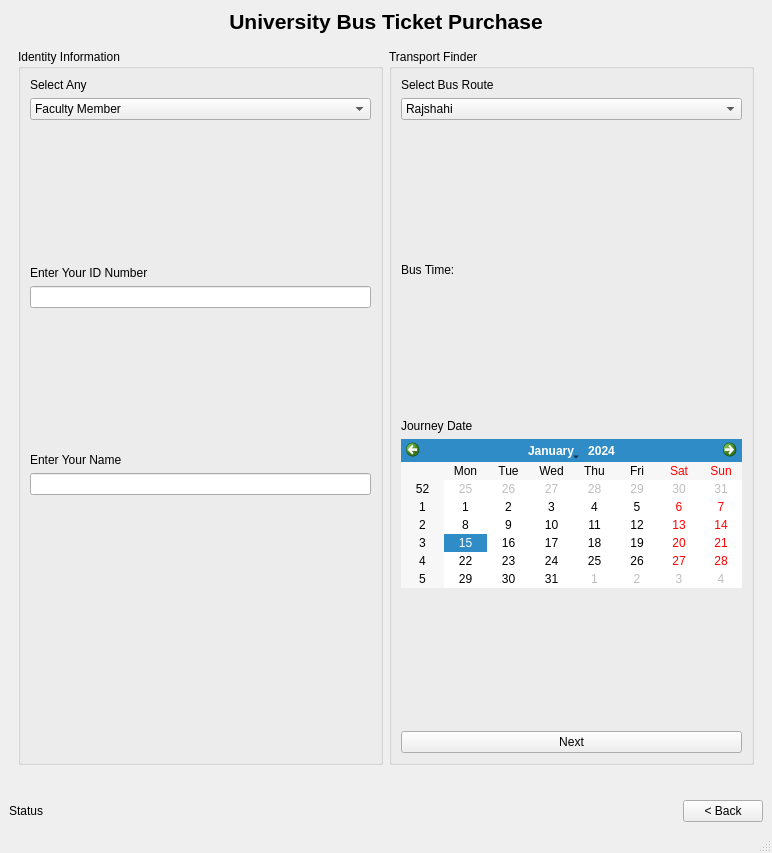
<?xml version="1.0" encoding="UTF-8"?>
<ui version="4.0">
 <class>MainWindow</class>
 <widget class="QMainWindow" name="MainWindow">
  <property name="geometry">
   <rect>
    <x>0</x>
    <y>0</y>
    <width>772</width>
    <height>853</height>
   </rect>
  </property>
  <property name="windowTitle">
   <string>MainWindow</string>
  </property>
  <widget class="QWidget" name="centralwidget">
   <layout class="QGridLayout" name="gridLayout">
    <item row="4" column="0">
     <widget class="QLabel" name="status_label">
      <property name="text">
       <string>Status</string>
      </property>
     </widget>
    </item>
    <item row="4" column="1">
     <widget class="QPushButton" name="back_btn">
      <property name="text">
       <string>&lt; Back</string>
      </property>
     </widget>
    </item>
    <item row="1" column="0" colspan="2">
     <widget class="QStackedWidget" name="ticket_purchase">
      <property name="currentIndex">
       <number>0</number>
      </property>
      <widget class="QWidget" name="RouteSearch">
       <layout class="QHBoxLayout" name="horizontalLayout">
        <item>
         <widget class="QGroupBox" name="identity_info_box">
          <property name="title">
           <string>Identity Information</string>
          </property>
          <layout class="QGridLayout" name="gridLayout_2">
           <item row="7" column="0">
            <widget class="QLineEdit" name="name_line_edit"/>
           </item>
           <item row="8" column="0">
            <spacer name="verticalSpacer">
             <property name="orientation">
              <enum>Qt::Vertical</enum>
             </property>
             <property name="sizeHint" stdset="0">
              <size>
               <width>20</width>
               <height>258</height>
              </size>
             </property>
            </spacer>
           </item>
           <item row="2" column="0">
            <spacer name="verticalSpacer_3">
             <property name="orientation">
              <enum>Qt::Vertical</enum>
             </property>
             <property name="sizeHint" stdset="0">
              <size>
               <width>20</width>
               <height>40</height>
              </size>
             </property>
            </spacer>
           </item>
           <item row="1" column="0">
            <widget class="QComboBox" name="identity_selector">
             <item>
              <property name="text">
               <string>Faculty Member</string>
              </property>
             </item>
             <item>
              <property name="text">
               <string>Student</string>
              </property>
             </item>
             <item>
              <property name="text">
               <string>Office Staff</string>
              </property>
             </item>
            </widget>
           </item>
           <item row="6" column="0">
            <widget class="QLabel" name="name_label">
             <property name="text">
              <string>Enter Your Name</string>
             </property>
            </widget>
           </item>
           <item row="5" column="0">
            <spacer name="verticalSpacer_4">
             <property name="orientation">
              <enum>Qt::Vertical</enum>
             </property>
             <property name="sizeHint" stdset="0">
              <size>
               <width>20</width>
               <height>40</height>
              </size>
             </property>
            </spacer>
           </item>
           <item row="4" column="0">
            <widget class="QLineEdit" name="id_line_edit"/>
           </item>
           <item row="0" column="0">
            <widget class="QLabel" name="identity_select_label">
             <property name="text">
              <string>Select Any</string>
             </property>
            </widget>
           </item>
           <item row="3" column="0">
            <widget class="QLabel" name="id_num_label">
             <property name="text">
              <string>Enter Your ID Number</string>
             </property>
            </widget>
           </item>
          </layout>
         </widget>
        </item>
        <item>
         <widget class="QGroupBox" name="transport_finder_box">
          <property name="title">
           <string>Transport Finder</string>
          </property>
          <layout class="QGridLayout" name="gridLayout_4">
           <item row="0" column="0">
            <widget class="QLabel" name="bus_route_selector_label">
             <property name="text">
              <string>Select Bus Route</string>
             </property>
            </widget>
           </item>
           <item row="6" column="0">
            <widget class="QCalendarWidget" name="date_selector"/>
           </item>
           <item row="5" column="0">
            <widget class="QLabel" name="journey_date_label">
             <property name="text">
              <string>Journey Date</string>
             </property>
            </widget>
           </item>
           <item row="7" column="0">
            <spacer name="verticalSpacer_6">
             <property name="orientation">
              <enum>Qt::Vertical</enum>
             </property>
             <property name="sizeHint" stdset="0">
              <size>
               <width>20</width>
               <height>40</height>
              </size>
             </property>
            </spacer>
           </item>
           <item row="4" column="0">
            <spacer name="verticalSpacer_5">
             <property name="orientation">
              <enum>Qt::Vertical</enum>
             </property>
             <property name="sizeHint" stdset="0">
              <size>
               <width>20</width>
               <height>40</height>
              </size>
             </property>
            </spacer>
           </item>
           <item row="3" column="0">
            <widget class="QLabel" name="bus_time_label">
             <property name="text">
              <string>&lt;html&gt;&lt;head/&gt;&lt;body&gt;&lt;p&gt;Bus Time:&lt;/p&gt;&lt;/body&gt;&lt;/html&gt;</string>
             </property>
            </widget>
           </item>
           <item row="1" column="0">
            <widget class="QComboBox" name="route_selector">
             <item>
              <property name="text">
               <string>Rajshahi</string>
              </property>
             </item>
             <item>
              <property name="text">
               <string>Naogaon</string>
              </property>
             </item>
             <item>
              <property name="text">
               <string>Bogura</string>
              </property>
             </item>
             <item>
              <property name="text">
               <string>Natore</string>
              </property>
             </item>
             <item>
              <property name="text">
               <string>Pabna</string>
              </property>
             </item>
             <item>
              <property name="text">
               <string>Rangpur</string>
              </property>
             </item>
             <item>
              <property name="text">
               <string>Tangail</string>
              </property>
             </item>
            </widget>
           </item>
           <item row="8" column="0">
            <widget class="QPushButton" name="route_confirm_btn">
             <property name="text">
              <string>Next</string>
             </property>
            </widget>
           </item>
           <item row="2" column="0">
            <spacer name="verticalSpacer_7">
             <property name="orientation">
              <enum>Qt::Vertical</enum>
             </property>
             <property name="sizeHint" stdset="0">
              <size>
               <width>20</width>
               <height>40</height>
              </size>
             </property>
            </spacer>
           </item>
          </layout>
         </widget>
        </item>
       </layout>
      </widget>
      <widget class="QWidget" name="DataEntry">
       <layout class="QGridLayout" name="gridLayout_3">
        <item row="2" column="0">
         <widget class="QLabel" name="bus_seat_label">
          <property name="minimumSize">
           <size>
            <width>330</width>
            <height>60</height>
           </size>
          </property>
          <property name="maximumSize">
           <size>
            <width>330</width>
            <height>60</height>
           </size>
          </property>
          <property name="text">
           <string/>
          </property>
         </widget>
        </item>
        <item row="0" column="0">
         <widget class="QGroupBox" name="seat_box">
          <property name="title">
           <string>Select Your Desired Seat</string>
          </property>
          <layout class="QGridLayout" name="gridLayout_5">
           <item row="4" column="0">
            <widget class="QCheckBox" name="e1">
             <property name="text">
              <string>E1</string>
             </property>
            </widget>
           </item>
           <item row="1" column="0">
            <widget class="QCheckBox" name="b1">
             <property name="text">
              <string>B1</string>
             </property>
            </widget>
           </item>
           <item row="7" column="0">
            <widget class="QCheckBox" name="g1">
             <property name="text">
              <string>G1</string>
             </property>
            </widget>
           </item>
           <item row="3" column="2">
            <widget class="QCheckBox" name="d3">
             <property name="text">
              <string>D3</string>
             </property>
            </widget>
           </item>
           <item row="9" column="1">
            <widget class="QCheckBox" name="i2">
             <property name="text">
              <string>I2</string>
             </property>
            </widget>
           </item>
           <item row="4" column="2">
            <widget class="QCheckBox" name="e3">
             <property name="text">
              <string>E3</string>
             </property>
            </widget>
           </item>
           <item row="2" column="1">
            <widget class="QCheckBox" name="c2">
             <property name="text">
              <string>C2</string>
             </property>
            </widget>
           </item>
           <item row="8" column="0">
            <widget class="QCheckBox" name="h1">
             <property name="text">
              <string>H1</string>
             </property>
            </widget>
           </item>
           <item row="6" column="3">
            <widget class="QCheckBox" name="f4">
             <property name="text">
              <string>F4</string>
             </property>
            </widget>
           </item>
           <item row="6" column="0">
            <widget class="QCheckBox" name="f1">
             <property name="text">
              <string>F1</string>
             </property>
            </widget>
           </item>
           <item row="3" column="1">
            <widget class="QCheckBox" name="d2">
             <property name="text">
              <string>D2</string>
             </property>
            </widget>
           </item>
           <item row="8" column="1">
            <widget class="QCheckBox" name="h2">
             <property name="text">
              <string>H2</string>
             </property>
            </widget>
           </item>
           <item row="0" column="0">
            <widget class="QCheckBox" name="a1">
             <property name="text">
              <string>A1</string>
             </property>
            </widget>
           </item>
           <item row="6" column="1">
            <widget class="QCheckBox" name="f2">
             <property name="text">
              <string>F2</string>
             </property>
            </widget>
           </item>
           <item row="0" column="1">
            <widget class="QCheckBox" name="a2">
             <property name="text">
              <string>A2</string>
             </property>
            </widget>
           </item>
           <item row="10" column="0">
            <widget class="QCheckBox" name="j1">
             <property name="text">
              <string>J1</string>
             </property>
            </widget>
           </item>
           <item row="4" column="3">
            <widget class="QCheckBox" name="e4">
             <property name="text">
              <string>E4</string>
             </property>
            </widget>
           </item>
           <item row="3" column="3">
            <widget class="QCheckBox" name="d4">
             <property name="text">
              <string>D4</string>
             </property>
            </widget>
           </item>
           <item row="10" column="2">
            <widget class="QCheckBox" name="j3">
             <property name="text">
              <string>J3</string>
             </property>
            </widget>
           </item>
           <item row="0" column="3">
            <widget class="QCheckBox" name="a4">
             <property name="text">
              <string>A4</string>
             </property>
            </widget>
           </item>
           <item row="8" column="3">
            <widget class="QCheckBox" name="h4">
             <property name="text">
              <string>H4</string>
             </property>
            </widget>
           </item>
           <item row="7" column="1">
            <widget class="QCheckBox" name="g2">
             <property name="text">
              <string>G2</string>
             </property>
            </widget>
           </item>
           <item row="10" column="3">
            <widget class="QCheckBox" name="j4">
             <property name="text">
              <string>J4</string>
             </property>
            </widget>
           </item>
           <item row="1" column="2">
            <widget class="QCheckBox" name="b3">
             <property name="text">
              <string>B3</string>
             </property>
            </widget>
           </item>
           <item row="7" column="2">
            <widget class="QCheckBox" name="g3">
             <property name="text">
              <string>G3</string>
             </property>
            </widget>
           </item>
           <item row="1" column="1">
            <widget class="QCheckBox" name="b2">
             <property name="text">
              <string>B2</string>
             </property>
            </widget>
           </item>
           <item row="7" column="3">
            <widget class="QCheckBox" name="g4">
             <property name="text">
              <string>G4</string>
             </property>
            </widget>
           </item>
           <item row="2" column="3">
            <widget class="QCheckBox" name="c4">
             <property name="text">
              <string>C4</string>
             </property>
            </widget>
           </item>
           <item row="9" column="2">
            <widget class="QCheckBox" name="i3">
             <property name="text">
              <string>I3</string>
             </property>
            </widget>
           </item>
           <item row="2" column="2">
            <widget class="QCheckBox" name="c3">
             <property name="text">
              <string>C3</string>
             </property>
            </widget>
           </item>
           <item row="10" column="1">
            <widget class="QCheckBox" name="j2">
             <property name="text">
              <string>J2</string>
             </property>
            </widget>
           </item>
           <item row="6" column="2">
            <widget class="QCheckBox" name="f3">
             <property name="text">
              <string>F3</string>
             </property>
            </widget>
           </item>
           <item row="1" column="3">
            <widget class="QCheckBox" name="b4">
             <property name="text">
              <string>B4</string>
             </property>
            </widget>
           </item>
           <item row="0" column="2">
            <widget class="QCheckBox" name="a3">
             <property name="text">
              <string>A3</string>
             </property>
            </widget>
           </item>
           <item row="9" column="0">
            <widget class="QCheckBox" name="i1">
             <property name="text">
              <string>I1</string>
             </property>
            </widget>
           </item>
           <item row="3" column="0">
            <widget class="QCheckBox" name="d1">
             <property name="text">
              <string>D1</string>
             </property>
            </widget>
           </item>
           <item row="2" column="0">
            <widget class="QCheckBox" name="c1">
             <property name="text">
              <string>C1</string>
             </property>
            </widget>
           </item>
           <item row="9" column="3">
            <widget class="QCheckBox" name="i4">
             <property name="text">
              <string>I4</string>
             </property>
            </widget>
           </item>
           <item row="4" column="1">
            <widget class="QCheckBox" name="e2">
             <property name="text">
              <string>E2</string>
             </property>
            </widget>
           </item>
           <item row="8" column="2">
            <widget class="QCheckBox" name="h3">
             <property name="text">
              <string>H3</string>
             </property>
            </widget>
           </item>
           <item row="5" column="1">
            <spacer name="horizontalSpacer">
             <property name="orientation">
              <enum>Qt::Horizontal</enum>
             </property>
             <property name="sizeType">
              <enum>QSizePolicy::Expanding</enum>
             </property>
             <property name="sizeHint" stdset="0">
              <size>
               <width>30</width>
               <height>20</height>
              </size>
             </property>
            </spacer>
           </item>
          </layout>
         </widget>
        </item>
        <item row="0" column="1" rowspan="3">
         <widget class="QGroupBox" name="purchase_details_box">
          <property name="title">
           <string>Purchase Details</string>
          </property>
          <layout class="QGridLayout" name="gridLayout_6">
           <item row="3" column="0">
            <widget class="QPushButton" name="payment_proceed_btn">
             <property name="text">
              <string>Proceed to Pay</string>
             </property>
            </widget>
           </item>
           <item row="2" column="0">
            <widget class="QComboBox" name="payment_method_selector">
             <item>
              <property name="text">
               <string>bKash</string>
              </property>
             </item>
             <item>
              <property name="text">
               <string>Nagad</string>
              </property>
             </item>
             <item>
              <property name="text">
               <string>Card Payment</string>
              </property>
             </item>
            </widget>
           </item>
           <item row="0" column="0">
            <widget class="QTextBrowser" name="purchase_details"/>
           </item>
           <item row="1" column="0">
            <widget class="QLabel" name="payment_label">
             <property name="text">
              <string>Select Payment Method</string>
             </property>
            </widget>
           </item>
          </layout>
         </widget>
        </item>
        <item row="1" column="0">
         <widget class="QPushButton" name="seat_confirm_btn">
          <property name="text">
           <string>Select</string>
          </property>
         </widget>
        </item>
       </layout>
      </widget>
      <widget class="QWidget" name="Payment">
       <layout class="QGridLayout" name="gridLayout_7">
        <item row="2" column="0">
         <widget class="QPushButton" name="print_btn">
          <property name="text">
           <string>Print Ticket</string>
          </property>
         </widget>
        </item>
        <item row="1" column="0">
         <widget class="QGroupBox" name="Confirm_box">
          <property name="title">
           <string>Confirmation</string>
          </property>
          <layout class="QGridLayout" name="gridLayout_11">
           <item row="0" column="0">
            <widget class="QLabel" name="confirmation_label">
             <property name="text">
              <string>&lt;html&gt;&lt;head/&gt;&lt;body&gt;&lt;p align=&quot;center&quot;&gt;&lt;span style=&quot; font-weight:700;&quot;&gt;Congratulations! You can print your ticket now. &lt;/span&gt;&lt;/p&gt;&lt;/body&gt;&lt;/html&gt;</string>
             </property>
            </widget>
           </item>
           <item row="1" column="0">
            <widget class="QTextBrowser" name="ticket_viewer"/>
           </item>
          </layout>
         </widget>
        </item>
        <item row="0" column="0">
         <widget class="QGroupBox" name="payment_box">
          <property name="title">
           <string>Payment</string>
          </property>
          <layout class="QGridLayout" name="gridLayout_8">
           <item row="3" column="1">
            <widget class="QFrame" name="qr_code_box">
             <property name="frameShape">
              <enum>QFrame::StyledPanel</enum>
             </property>
             <property name="frameShadow">
              <enum>QFrame::Raised</enum>
             </property>
             <layout class="QGridLayout" name="gridLayout_9">
              <item row="0" column="0">
               <widget class="QLabel" name="qr_code_label">
                <property name="text">
                 <string>&lt;html&gt;&lt;head/&gt;&lt;body&gt;&lt;p align=&quot;center&quot;&gt;Scan the QR Code to Pay&lt;/p&gt;&lt;/body&gt;&lt;/html&gt;</string>
                </property>
               </widget>
              </item>
              <item row="1" column="0">
               <widget class="QTextBrowser" name="qr_code">
                <property name="html">
                 <string>&lt;!DOCTYPE HTML PUBLIC &quot;-//W3C//DTD HTML 4.0//EN&quot; &quot;http://www.w3.org/TR/REC-html40/strict.dtd&quot;&gt;
&lt;html&gt;&lt;head&gt;&lt;meta name=&quot;qrichtext&quot; content=&quot;1&quot; /&gt;&lt;meta charset=&quot;utf-8&quot; /&gt;&lt;style type=&quot;text/css&quot;&gt;
p, li { white-space: pre-wrap; }
hr { height: 1px; border-width: 0; }
li.unchecked::marker { content: &quot;\2610&quot;; }
li.checked::marker { content: &quot;\2612&quot;; }
&lt;/style&gt;&lt;/head&gt;&lt;body style=&quot; font-family:'YaHei Consolas Hybrid'; font-size:12pt; font-weight:400; font-style:normal;&quot;&gt;
&lt;p style=&quot; margin-top:0px; margin-bottom:0px; margin-left:0px; margin-right:0px; -qt-block-indent:0; text-indent:0px;&quot;&gt;&lt;img src=&quot;qr.png&quot; /&gt; &lt;/p&gt;&lt;/body&gt;&lt;/html&gt;</string>
                </property>
               </widget>
              </item>
             </layout>
            </widget>
           </item>
           <item row="3" column="0">
            <widget class="QFrame" name="manual_payment_box">
             <property name="frameShape">
              <enum>QFrame::StyledPanel</enum>
             </property>
             <property name="frameShadow">
              <enum>QFrame::Raised</enum>
             </property>
             <layout class="QGridLayout" name="gridLayout_10">
              <item row="5" column="0">
               <widget class="QPushButton" name="payment_pay_btn">
                <property name="text">
                 <string>Pay</string>
                </property>
               </widget>
              </item>
              <item row="2" column="0">
               <widget class="QLabel" name="payment_otp_label">
                <property name="text">
                 <string>OTP</string>
                </property>
               </widget>
              </item>
              <item row="1" column="0">
               <widget class="QLineEdit" name="payment_number_lineEdit"/>
              </item>
              <item row="0" column="0">
               <widget class="QLabel" name="payment_number_label">
                <property name="text">
                 <string>Number</string>
                </property>
               </widget>
              </item>
              <item row="3" column="0">
               <widget class="QLineEdit" name="payment_otp_lineEdit"/>
              </item>
              <item row="4" column="0">
               <spacer name="verticalSpacer_2">
                <property name="orientation">
                 <enum>Qt::Vertical</enum>
                </property>
                <property name="sizeHint" stdset="0">
                 <size>
                  <width>20</width>
                  <height>40</height>
                 </size>
                </property>
               </spacer>
              </item>
             </layout>
            </widget>
           </item>
          </layout>
         </widget>
        </item>
       </layout>
      </widget>
     </widget>
    </item>
    <item row="2" column="0">
     <spacer name="horizontalSpacer_2">
      <property name="orientation">
       <enum>Qt::Horizontal</enum>
      </property>
      <property name="sizeHint" stdset="0">
       <size>
        <width>40</width>
        <height>20</height>
       </size>
      </property>
     </spacer>
    </item>
    <item row="0" column="0" colspan="2">
     <widget class="QLabel" name="Title">
      <property name="text">
       <string>&lt;html&gt;&lt;head/&gt;&lt;body&gt;&lt;p align=&quot;center&quot;&gt;&lt;span style=&quot; font-size:16pt; font-weight:700;&quot;&gt;University Bus Ticket Purchase&lt;/span&gt;&lt;/p&gt;&lt;/body&gt;&lt;/html&gt;</string>
      </property>
     </widget>
    </item>
   </layout>
   <zorder>Title</zorder>
   <zorder>status_label</zorder>
   <zorder>ticket_purchase</zorder>
   <zorder>back_btn</zorder>
   <zorder>horizontalSpacer_2</zorder>
  </widget>
  <widget class="QStatusBar" name="statusbar"/>
 </widget>
 <resources/>
 <connections/>
</ui>
